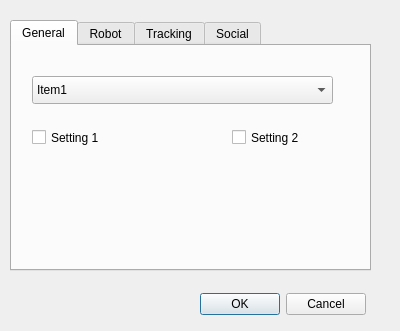
<?xml version="1.0" encoding="UTF-8"?>
<ui version="4.0">
 <class>preferencesDialog</class>
 <widget class="QDialog" name="preferencesDialog">
  <property name="geometry">
   <rect>
    <x>0</x>
    <y>0</y>
    <width>400</width>
    <height>331</height>
   </rect>
  </property>
  <property name="windowTitle">
   <string>Preferences</string>
  </property>
  <widget class="QTabWidget" name="tabWidget">
   <property name="geometry">
    <rect>
     <x>10</x>
     <y>20</y>
     <width>361</width>
     <height>251</height>
    </rect>
   </property>
   <property name="currentIndex">
    <number>0</number>
   </property>
   <widget class="QWidget" name="tab">
    <attribute name="title">
     <string>General</string>
    </attribute>
    <widget class="QComboBox" name="comboBox">
     <property name="geometry">
      <rect>
       <x>20</x>
       <y>30</y>
       <width>301</width>
       <height>28</height>
      </rect>
     </property>
     <item>
      <property name="text">
       <string>Item1</string>
      </property>
     </item>
     <item>
      <property name="text">
       <string>Item2</string>
      </property>
     </item>
    </widget>
    <widget class="QCheckBox" name="checkBox">
     <property name="geometry">
      <rect>
       <x>20</x>
       <y>80</y>
       <width>99</width>
       <height>23</height>
      </rect>
     </property>
     <property name="text">
      <string>Setting 1</string>
     </property>
    </widget>
    <widget class="QCheckBox" name="checkBox_2">
     <property name="geometry">
      <rect>
       <x>220</x>
       <y>80</y>
       <width>99</width>
       <height>23</height>
      </rect>
     </property>
     <property name="text">
      <string>Setting 2</string>
     </property>
    </widget>
   </widget>
   <widget class="QWidget" name="tab_3">
    <attribute name="title">
     <string>Robot</string>
    </attribute>
   </widget>
   <widget class="QWidget" name="tab_2">
    <attribute name="title">
     <string>Tracking</string>
    </attribute>
   </widget>
   <widget class="QWidget" name="tab_4">
    <attribute name="title">
     <string>Social</string>
    </attribute>
   </widget>
  </widget>
  <widget class="QDialogButtonBox" name="buttonBox">
   <property name="geometry">
    <rect>
     <x>190</x>
     <y>290</y>
     <width>176</width>
     <height>28</height>
    </rect>
   </property>
   <property name="standardButtons">
    <set>QDialogButtonBox::Cancel|QDialogButtonBox::Ok</set>
   </property>
  </widget>
 </widget>
 <resources/>
 <connections/>
</ui>
